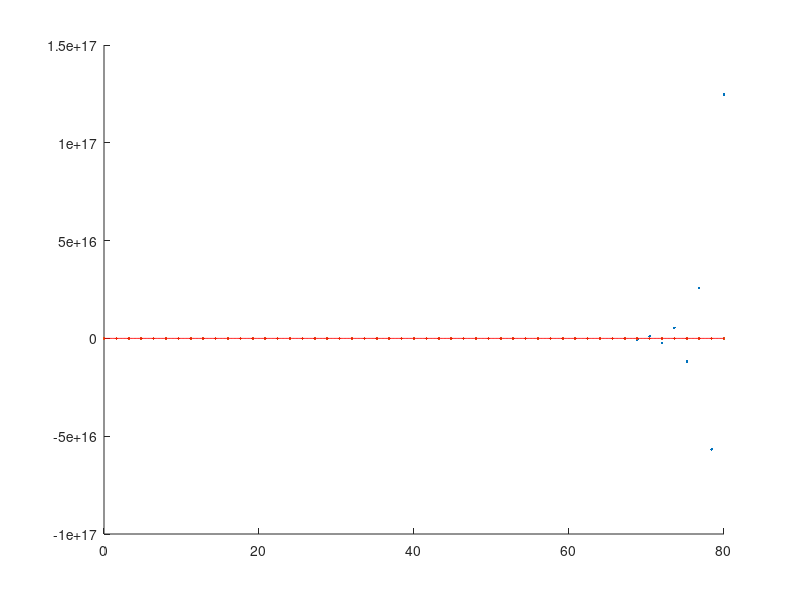
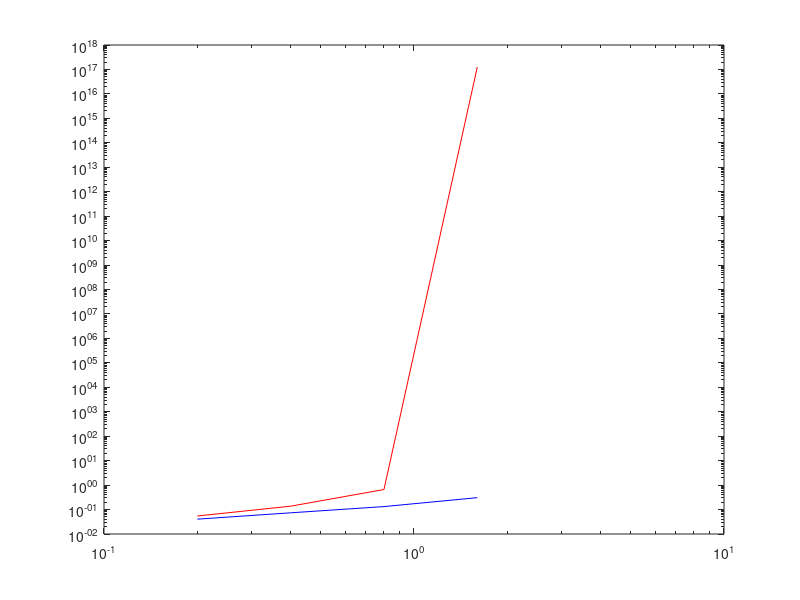

Source code (MATLAB) for these figures, in order:
% a). 
% y'(t) = sin(3t) - 2y 
% y'(t) + 2y = sin(3t)
% yh = Ce^(-2t)
% 
% yp = -(3/13)*cos(3t) + (2/13)*sin(3t)
% 2yp = -(6/13)*cos(3t) + (4/13)*sin(3t)
% yp' = (9/13)*sin(3t) + (6/13)cos(3t)
% yp'(t) + 2yp(t) = sin(3t)
% (9/13)*sin(3t) + (4/13)*sin(3t) + (6/13)cos(3t) - (6/13)*cos(3t) = sin(3t)
% 
% y(t) = Ce^(-2t) - (3/13)*cos(3t) + (2/13)*sin(3t)
% y(0) = 1.2
% y(0) = C - 3/13 = 1.2 = 6/5
% C = 6/5 + 3/13
% C = (78 + 15)/65 = 93/65
% 
% y(t) = (93/65)*e^(-2t) - (3/13)*cos(3t) + (2/13)*sin(3t)


% b). 

clear all

yanalytisk = @(t) (93/65).*exp(-2.*t) - (3/13).*cos(3.*t) + (2/13).*sin(3.*t)
f = @(y, t) sin(3.*t) - 2.*y 

n = [50 100 200 400];
t = 0;
T = 80;
h = (T-t) ./ n;
y = 1.2;

tvec = zeros(4, n(4))';
tvec(1,:) = t;

% framåt
yf = y;
yfram = zeros(4, n(4))';
yfram(1,:) = y;

% bakåt 
% ynew = y + h * f(ynew, tnew)
% ynew = y + h * (sin(3.*tnew) - 2.*ynew)
% ynew = y + h*sin(3.*tnew) - 2*h*ynew
% ynew + 2*h*ynew
% (2*h + 1) * ynew = y + h*sin(3.*tnew)

% ynew = (y + h*sin(3.*tnew)) / (2*h + 1)

yb = y;
ybak = zeros(4, n(4))';
ybak(1,:) = y;

%spara felvärden
felfram = zeros(4, 1);
felbak = zeros(4, 1);

for j = 1:4
    for i = 1:n(j)
        % doing fram
        yf = yf + h(j) * f(yf, t);
        yfram(i + 1,j) = yf;

        t = t + h(j);

        %doing bakåt
        yb = (yb + h(j)*sin( 3.*t)) ./ (2.*h(j) + 1); % t här är tnext
        ybak(i + 1, j) = yb;

        % for both
        tvec(i + 1,j) = t;
    end
    felfram(j) = abs(yanalytisk(T) - yf);
    felbak(j) = abs(yanalytisk(T) - yb);

    t = 0;
    yf = 1.2;
    yb = 1.2;
end

felfram

figure(1)
rowToShow = 1;

hold on
% Only shows 'rowToShow'
plot(tvec(:,rowToShow), yfram(:,rowToShow), '.', 'LineWidth', 2)
plot(tvec(:,rowToShow), ybak(:, rowToShow) , '.', 'LineWidth', 2)

% Shows all hs
% plot(tvec, yfram, '.', 'LineWidth', 2)
% plot(tvec, ybak,  '.', 'LineWidth', 2)
plot([0:0.1:T], yanalytisk([0:0.1:T]), 'r')

hold off

figure(2)
loglog(h, felfram, 'r')
hold on
loglog(h, felbak, 'b')

hold off


